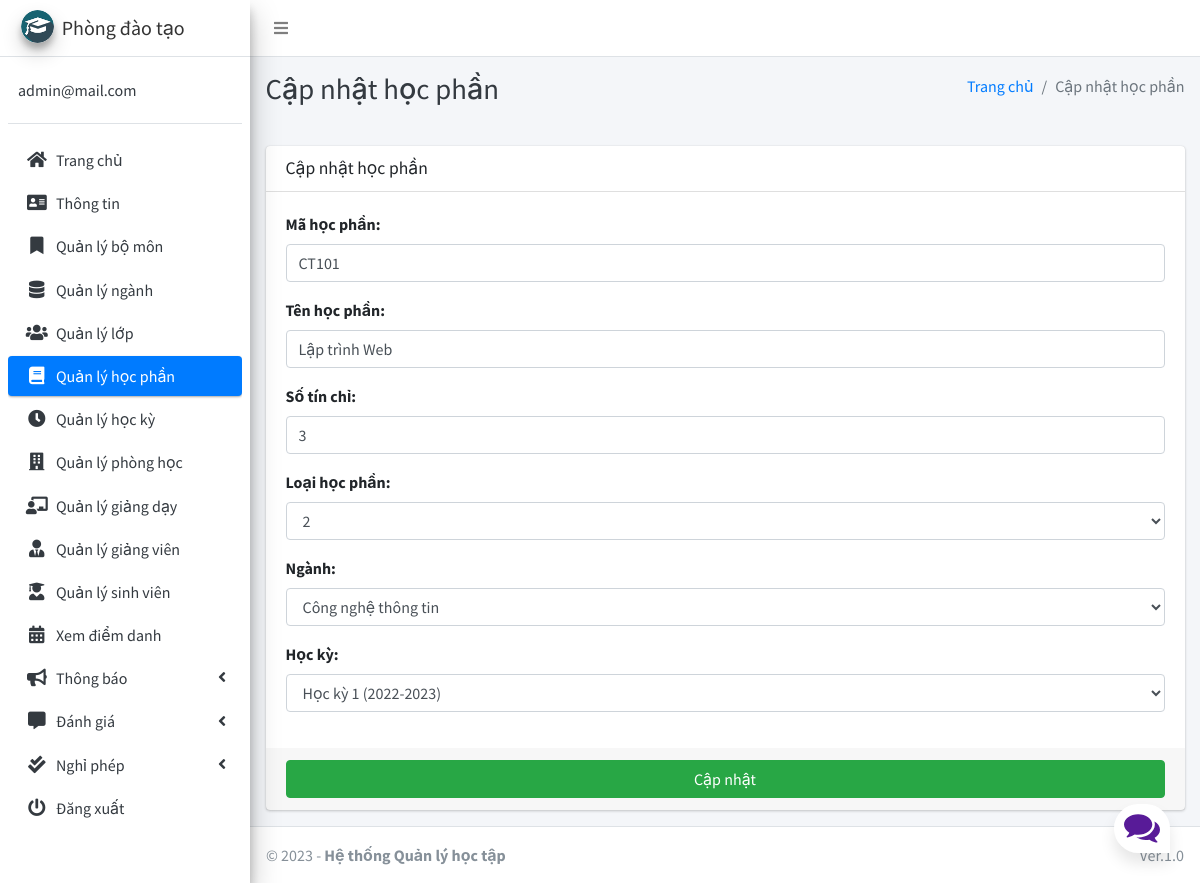
/subject/edit/CT101 (signed in), run on the app's committed database.
### main_app/models.py (models this page shows, shortened)
class CustomUser(AbstractUser):
    USER_TYPE = ((1, "PDT"), (2, "GV"), (3, "SV"))
    id = models.CharField(primary_key='True', max_length=10)
    username = None  # Removed username, using email instead
    email = models.EmailField(unique=True)
    user_type = models.CharField(default=1, choices=USER_TYPE, max_length=1)
    fcm_token = models.TextField(default="")  # For firebase notifications
    USERNAME_FIELD = "email"
    REQUIRED_FIELDS = []
    objects = CustomUserManager()

class Subject(models.Model):
    id = models.CharField(primary_key='True', max_length=50)
    name = models.CharField(max_length=120)
    credit = models.IntegerField(max_length=2)
    type = models.IntegerField(choices=subject_choice, max_length=2, null=True)
    fee = models.CharField(max_length=50, null=True)
    major = models.ForeignKey(Major, on_delete=models.CASCADE)
    session = models.ForeignKey(Session, on_delete=models.CASCADE)

### main_app/hod_views.py (the view, shortened to what this page needs)
def edit_subject(request, subject_id):
    instance = get_object_or_404(Subject, id=subject_id)
    form = SubjectForm(request.POST or None, instance=instance)
    context = {
        'form': form,
        'subject_id': subject_id,
        'page_title': 'Cập nhật học phần'
    }
    return render(request, 'hod_template/edit_subject_template.html', context)

### main_app/forms.py
class SubjectForm(FormSettings):
    def __init__(self, *args, **kwargs):
        super(SubjectForm, self).__init__(*args, **kwargs)
    class Meta:
        model = Subject
        labels = {
            "id": "Mã học phần",
            "name": "Tên học phần",
            "credit": "Số tín chỉ",
            "type": "Loại học phần",
            "major": "Ngành",
            "session": "Học kỳ"
        }
        fields = ['id', 'name', 'credit', 'type', 'major', 'session']

### main_app/models.py (called while the page is built)
    def __str__(self):
        return self.name + " (" + self.year + ")"

    def __str__(self):
        return self.name

### main_app/templates/hod_template/edit_subject_template.html
{% extends 'main_app/base.html' %}
{% load static %}
{% block page_title %}{{page_title}}{% endblock page_title %}
{% block content %}
<section class="content">
    <div class="container-fluid">
        <div class="row">
            <div class="col-md-12">
                <div class="card">
                    <div class="card-header">
                        <h3 class="card-title">{{page_title}}</h3>
                    </div>
                    {% include "main_app/form_template.html" with messages=messages  form=form button_text="Cập nhật"%}
                </div>
            </div>
        </div>
    </div>
</section>
{% endblock content %}

### main_app/templates/main_app/sidebar_template.html (shortened to what this page needs)
{% load static %}
<aside class="main-sidebar sidebar-light-blue elevation-4">
    {% if request.user.user_type == '1' %}
        <a href="{% url 'admin_home' %}" class="brand-link">
            <img src="{% static 'dist/img/cmsl.png' %} " alt="AdminLTE Logo"
                 class="brand-image img-circle elevation-3">
            <span class="brand-text">Phòng đào tạo</span>
        </a>
        <div class="sidebar">
        <div class="user-panel mt-3 pb-3 mb-3 d-flex">
            <div class="info">
                <a href="#" class="d-block">{{ user }}</a>
            </div>
        </div>
        <nav class="mt-2">
        <ul class="nav nav-pills nav-sidebar flex-column" data-widget="treeview" role="menu" data-accordion="false">
        <li class="nav-item">
            {% url 'admin_home' as admin_home %}
            <a href="{{ admin_home }}" class="nav-link {% if admin_home == request.path %} active {% endif %}">
                <i class="nav-icon fas fa-home"></i>
                <p>
                    Trang chủ
                </p>
            </a>
        </li>
        <li class="nav-item">
            {% url 'admin_view_profile' as admin_view_profile %}
            <a href="{{ admin_view_profile }}"
               class="nav-link {% if admin_view_profile == request.path %} active {% endif %}">
                <i class="nav-icon fas fa-address-card"></i>
                <p>
                    Thông tin
                </p>
            </a>
        </li>
        <li class="nav-item">
            {% url 'manage_department' as manage_department %}
            <a href="{{ manage_department }}" class="nav-link {% if manage_department == request.path %} active {% endif %}">
                <i class="nav-icon fas fa-bookmark"></i>
                <p>
                    Quản lý bộ môn
                </p>
            </a>
        </li>
                <li class="nav-item">
                    {% url 'manage_major' as manage_major %}
                    {% url 'edit_major' department_id as edit_major %}
                    <a href="{{ manage_major }}"
                       class="nav-link  {% if edit_major == request.path or manage_major == request.path %} active {% endif %}">
                        <i class="nav-icon fas fa-database"></i>
                        <p>
                            Quản lý ngành
                        </p>
                    </a>
                </li>
                        <li class="nav-item">
                    {% url 'manage_grade' as manage_grade %}
                    {% url 'edit_grade' department_id as edit_grade %}
                    <a href="{{ manage_grade }}"
                       class="nav-link  {% if edit_grade == request.path or manage_grade == request.path %} active {% endif %}">
                        <i class="nav-icon fas fa-users"></i>
                        <p>
                            Quản lý lớp
                        </p>
                    </a>
                </li>
                        <li class="nav-item">
                    {% url 'manage_subject' as manage_subject %}
                    {% url 'edit_subject' subject_id as edit_subject %}
                    <a href="{{ manage_subject }}"
                       class="nav-link  {% if edit_subject == request.path or manage_subject == request.path %} active {% endif %}">
                        <i class="nav-icon fas fa-book"></i>
                        <p>
                            Quản lý học phần
                        </p>
                    </a>
                </li>
                        <li class="nav-item">
                    {% url 'manage_session' as manage_session %}
                    {% url 'edit_session' session_id as edit_session %}
                    <a href="{{ manage_session }}"
                       class="nav-link  {% if edit_session == request.path or manage_session == request.path %} active {% endif %}">
                        <i class="nav-icon fas fa-clock"></i>
                        <p>
                            Quản lý học kỳ
                        </p>
                    </a>
                </li>
                        <li class="nav-item">
                    {% url 'manage_room' as manage_room %}
                    {% url 'edit_room' room_id as edit_room %}
                    <a href="{{ manage_room }}"
                       class="nav-link {% if manage_room == request.path or request.path == edit_room %} active {% endif %}">
                        <i class="fas fa-building nav-icon"></i>
                        <p>
                            Quản lý phòng học
                        </p>
                    </a>
                </li>
                        <li class="nav-item">
                    {% url 'manage_assign' as manage_assign %}
                    {% url 'edit_assign' assign_id as edit_assign %}
                    <a href="{{ manage_assign }}"
                       class="nav-link {% if manage_assign == request.path or request.path == edit_assign %} active {% endif %}">
                        <i class="nav-icon fas fa-chalkboard-teacher"></i>
                        <p>
                            Quản lý giảng dạy
                        </p>
                    </a>
                </li>
                <li class="nav-item">
            {% url 'manage_staff' as manage_staff %}
            {% url 'edit_staff' staff_id as edit_staff %}
            <a href="{{ manage_staff }}"
               class="nav-link {% if manage_staff == request.path or request.path == edit_staff %} active {% endif %}">
                <i class="nav-icon fas fa-user-tie"></i>
                <p>
                    Quản lý giảng viên
                </p>
            </a>
        </li>
        <li class="nav-item">
            {% url 'manage_student' as manage_student %}
            {% url 'edit_student' student_id as edit_student %}
            <a href="{{ manage_student }}"
               class="nav-link  {% if edit_student == request.path or manage_student == request.path %} active {% endif %}">
                <i class="nav-icon fas fa-user-graduate"></i>
                <p>
                    Quản lý sinh viên
                </p>
            </a>
        </li>
        <li class="nav-item">
            {% url 'admin_view_attendance' as admin_view_attendance %}
            <a href="{{ admin_view_attendance }}"
               class="nav-link  {% if admin_view_attendance == request.path %} active {% endif %}">
                <i class="nav-icon fas fa-calendar-alt"></i>
                <p>
                    Xem điểm danh
                </p>
            </a>
        </li>
        <li class="nav-item has-treeview">
            <a href="#" class="nav-link">
                <i class="nav-icon fas fa-bullhorn"></i>
                <p>
                    Thông báo
                    <i class="fas fa-angle-left right"></i>
                </p>
            </a>
        </li>
                <li class="nav-item has-treeview">
            <a href="#" class="nav-link">
                <i class="nav-icon fas fa-comment-alt"></i>
                <p>
                    Đánh giá
                    <i class="fas fa-angle-left right"></i>
                </p>
            </a>
        </li>
                <li class="nav-item has-treeview">
            <a href="#" class="nav-link">
                <i class="nav-icon fas fa-check-double"></i>
                <p>
                    Nghỉ phép
                    <i class="fas fa-angle-left right"></i>
                </p>
            </a>
        </li>
    {% endif %}
    <li class="nav-item">
        <a href="{% url 'user_logout' %}"
           onclick="return confirm('Bạn có chắc chắn muốn đăng xuất?')"
           class="nav-link">
            <i class="nav-icon fas fa-power-off"></i>
            <p>
                Đăng xuất
            </p>
        </a>
    </li>
    </ul>
    </nav>
    </div>
</aside>

### main_app/templates/main_app/form_template.html (shortened to what this page needs)
<form role="form" method="POST" enctype="multipart/form-data">
    <div class="card-body">
        {% for field in form  %}
        <div class="form-group">
            {{field.label_tag}}
            {{field}}
        </div>
        {% endfor %}
    </div>
    <div class="card-footer">
        <button type="submit" class="btn btn-success btn-block">
            {% if button_text %}
            {{button_text}}
            {% else %}
            Submit
            {% endif %}
        </button>
    </div>
</form>

### main_app/static/style.css (style rules this page uses)
* { box-sizing: border-box; margin: 0; padding: 0; }
body { font-family: 'Nunito', sans-serif; font-weight: 400; font-size: 100%; background: #F1F1F1; }
*, html { --primaryGradient: linear-gradient(93.12deg, #581B98 0.52%, #9C1DE7 100%); --secondaryGradient: linear-gradient(268.91deg, #581B98 -2.14%, #9C1DE7 99.69%); --primaryBoxShadow: 0px 10px 15px rgba(0, 0, 0, 0.1); --secondaryBoxShadow: 0px -10px 15px rgba(0, 0, 0, 0.1); --primary: #581B98; }

### data on the page
CustomUser: email "admin@mail.com"
Subject: form "CT101" "Lập trình Web" "3" "2" "Công nghệ thông tin" "Học kỳ 1 (2022-2023)"

### other printed values
{{ page_title }} "Cập nhật học phần"
{{ field.label_tag }} "Mã học phần:" "Tên học phần:" "Số tín chỉ:" "Loại học phần:" "Ngành:" "Học kỳ:"
{{ button_text }} "Cập nhật"
